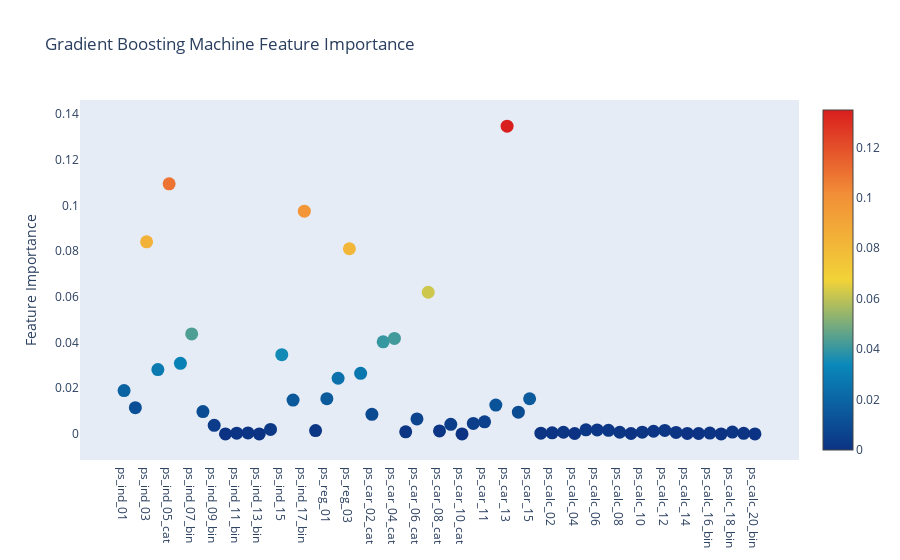

Write notebook code for a chart like this one.
### Code cell
trace = go.Scatter(y = gb.feature_importances_,
                   x = features,
                   mode='markers',
                   marker=dict(sizemode = 'diameter',
                               sizeref = 1,
                               size = 13,
                               color = gb.feature_importances_,
                               colorscale='Portland',
                               showscale=True),
                   text = features)

data = [trace]

layout= go.Layout(autosize= True,
                  title= 'Gradient Boosting Machine Feature Importance',
                  hovermode= 'closest',
                  xaxis= dict(ticklen= 5,
                              showgrid=False,
                              zeroline=False,
                              showline=False),
                  yaxis=dict(title= 'Feature Importance',
                             showgrid=False,
                             zeroline=False,
                             ticklen= 5,
                             gridwidth= 2),
                  showlegend= False)

fig = go.Figure(data=data, layout=layout)
py.iplot(fig,filename='scatter2010')

### Figure 1 — Plotly figure (JSON) as saved in the notebook; plotly's stock layout.template omitted (floating-point values rounded to 4 significant figures)
{"data": [{"marker": {"color": [0.01894, 0.01149, 0.08412, 0.02818, 0.1095, 0.0309, 0.04378, 0.009773, 0.003726, 0, 0.0003235, 0.0004158, 0, 0.001965, 0.03467, 0.01479, 0.09752, 0.00145, 0.01544, 0.02437, 0.08109, 0.02654, 0.008584, 0.0403, 0.0418, 0.0008965, 0.006565, 0.06202, 0.001271, 0.004174, 0, 0.004577, 0.005278, 0.01261, 0.1348, 0.009484, 0.01537, 0.000286, 0.0004461, 0.0007148, 0.0001654, 0.00176, 0.001749, 0.001539, 0.0007188, 0.0001617, 0.0007279, 0.00115, 0.0015, 0.0006197, 0.0001913, 0.000162, 0.0003524, 0, 0.0007964, 0.0002346, 0], "colorscale": [[0, "rgb(12,51,131)"], [0.25, "rgb(10,136,186)"], [0.5, "rgb(242,211,56)"], [0.75, "rgb(242,143,56)"], [1, "rgb(217,30,30)"]], "showscale": true, "size": 13, "sizemode": "diameter", "sizeref": 1}, "mode": "markers", "text": ["ps_ind_01", "ps_ind_02_cat", "ps_ind_03", "ps_ind_04_cat", "ps_ind_05_cat", "ps_ind_06_bin", "ps_ind_07_bin", "ps_ind_08_bin", "ps_ind_09_bin", "ps_ind_10_bin", "ps_ind_11_bin", "ps_ind_12_bin", "ps_ind_13_bin", "ps_ind_14", "ps_ind_15", "ps_ind_16_bin", "ps_ind_17_bin", "ps_ind_18_bin", "ps_reg_01", "ps_reg_02", "ps_reg_03", "ps_car_01_cat", "ps_car_02_cat", "ps_car_03_cat", "ps_car_04_cat", "ps_car_05_cat", "ps_car_06_cat", "ps_car_07_cat", "ps_car_08_cat", "ps_car_09_cat", "ps_car_10_cat", "ps_car_11_cat", "ps_car_11", "ps_car_12", "ps_car_13", "ps_car_14", "ps_car_15", "ps_calc_01", "ps_calc_02", "ps_calc_03", "ps_calc_04", "ps_calc_05", "ps_calc_06", "ps_calc_07", "ps_calc_08", "ps_calc_09", "ps_calc_10", "ps_calc_11", "ps_calc_12", "ps_calc_13", "ps_calc_14", "ps_calc_15_bin", "ps_calc_16_bin", "ps_calc_17_bin", "ps_calc_18_bin", "ps_calc_19_bin", "ps_calc_20_bin"], "type": "scatter", "x": ["ps_ind_01", "ps_ind_02_cat", "ps_ind_03", "ps_ind_04_cat", "ps_ind_05_cat", "ps_ind_06_bin", "ps_ind_07_bin", "ps_ind_08_bin", "ps_ind_09_bin", "ps_ind_10_bin", "ps_ind_11_bin", "ps_ind_12_bin", "ps_ind_13_bin", "ps_ind_14", "ps_ind_15", "ps_ind_16_bin", "ps_ind_17_bin", "ps_ind_18_bin", "ps_reg_01", "ps_reg_02", "ps_reg_03", "ps_car_01_cat", "ps_car_02_cat", "ps_car_03_cat", "ps_car_04_cat", "ps_car_05_cat", "ps_car_06_cat", "ps_car_07_cat", "ps_car_08_cat", "ps_car_09_cat", "ps_car_10_cat", "ps_car_11_cat", "ps_car_11", "ps_car_12", "ps_car_13", "ps_car_14", "ps_car_15", "ps_calc_01", "ps_calc_02", "ps_calc_03", "ps_calc_04", "ps_calc_05", "ps_calc_06", "ps_calc_07", "ps_calc_08", "ps_calc_09", "ps_calc_10", "ps_calc_11", "ps_calc_12", "ps_calc_13", "ps_calc_14", "ps_calc_15_bin", "ps_calc_16_bin", "ps_calc_17_bin", "ps_calc_18_bin", "ps_calc_19_bin", "ps_calc_20_bin"], "y": [0.01894, 0.01149, 0.08412, 0.02818, 0.1095, 0.0309, 0.04378, 0.009773, 0.003726, 0, 0.0003235, 0.0004158, 0, 0.001965, 0.03467, 0.01479, 0.09752, 0.00145, 0.01544, 0.02437, 0.08109, 0.02654, 0.008584, 0.0403, 0.0418, 0.0008965, 0.006565, 0.06202, 0.001271, 0.004174, 0, 0.004577, 0.005278, 0.01261, 0.1348, 0.009484, 0.01537, 0.000286, 0.0004461, 0.0007148, 0.0001654, 0.00176, 0.001749, 0.001539, 0.0007188, 0.0001617, 0.0007279, 0.00115, 0.0015, 0.0006197, 0.0001913, 0.000162, 0.0003524, 0, 0.0007964, 0.0002346, 0]}], "layout": {"autosize": true, "hovermode": "closest", "showlegend": false, "title": {"text": "Gradient Boosting Machine Feature Importance"}, "xaxis": {"showgrid": false, "showline": false, "ticklen": 5, "zeroline": false}, "yaxis": {"gridwidth": 2, "showgrid": false, "ticklen": 5, "title": {"text": "Feature Importance"}, "zeroline": false}}}
